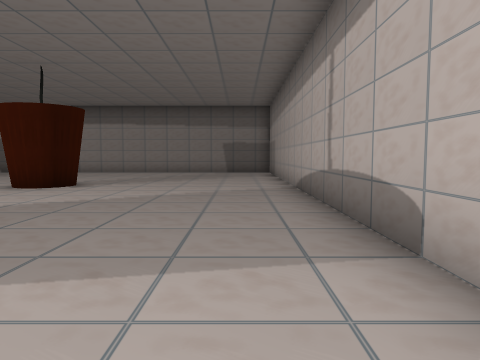
view 1 (above)

24 first-person views from a walk through a Unity game level. The camera is 1.5 m above the floor, tilts 4° down and sees 70° across. The floor is counted in squares, 2 m on a side. Each view is taken from the middle of a square. On the plan, view 1 faces up. The plan holds only what a view shows up to about 11 squares ahead; the rest is blank. The place goes on beyond the plan. The player is left out.

view 2
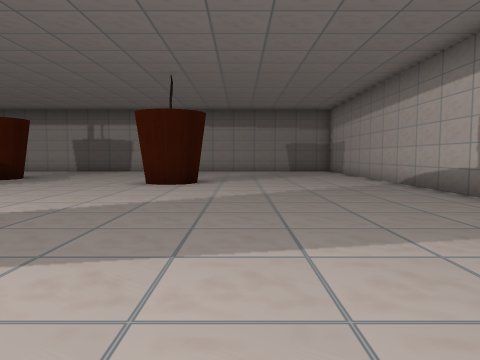

view 3
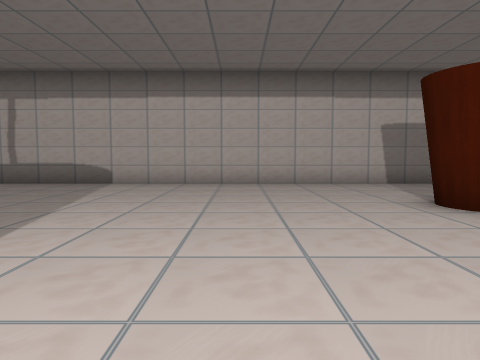

view 4
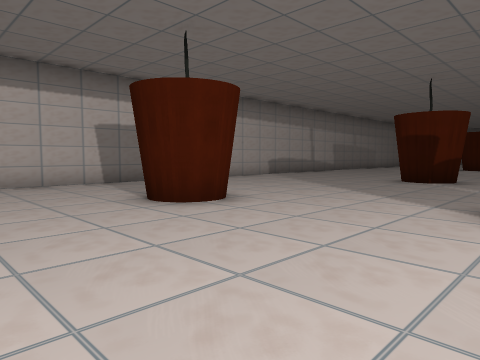

view 5
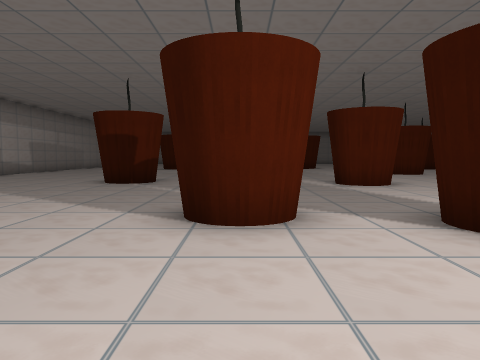

view 6
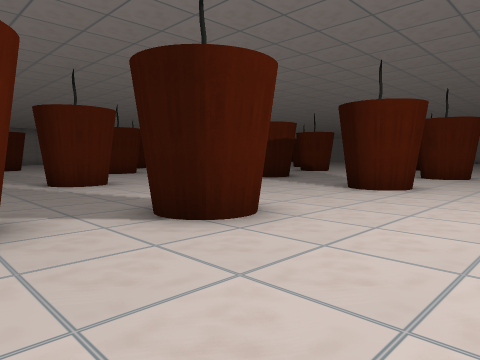

view 7
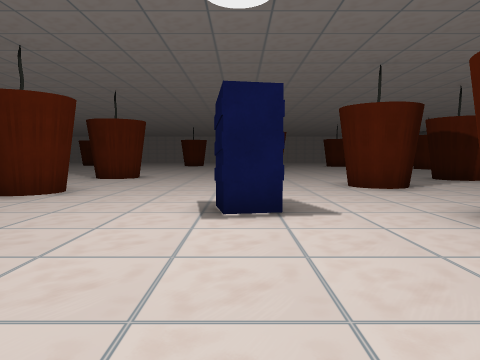

view 8
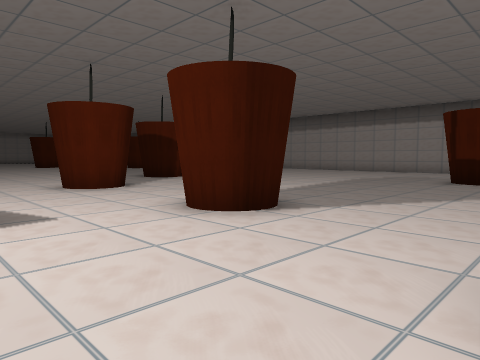

view 9
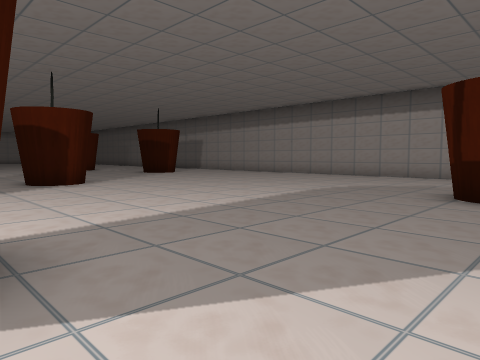

view 10
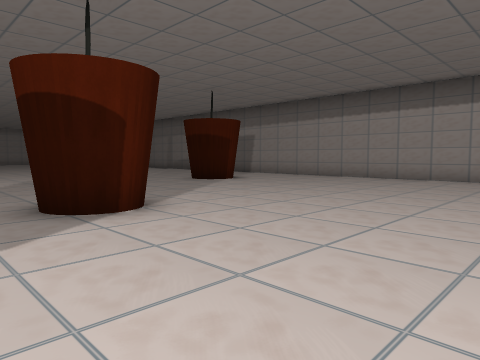

view 11
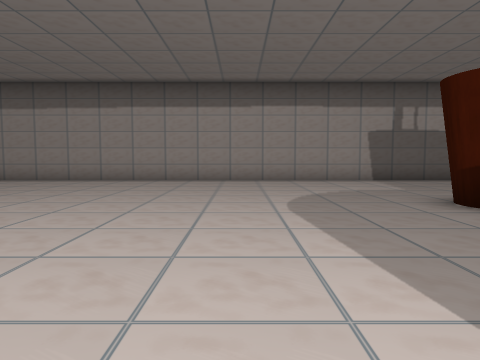

view 12
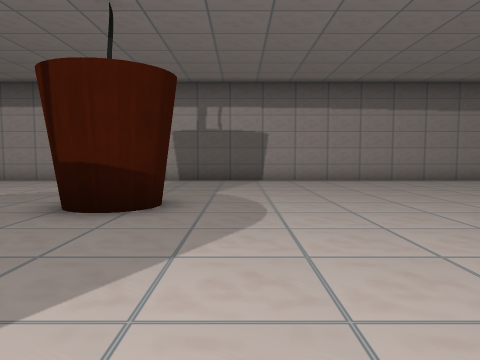

view 13
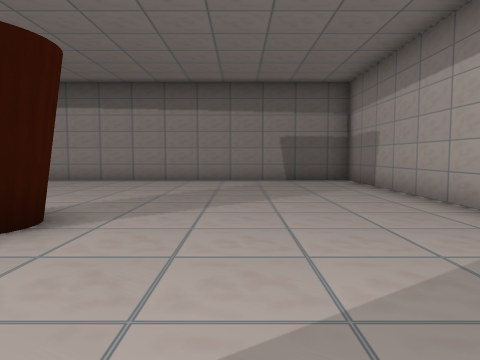

view 14
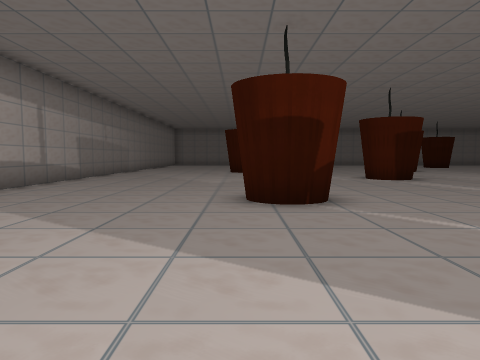

view 15
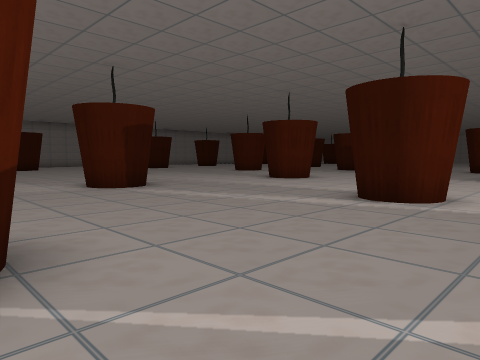

view 16
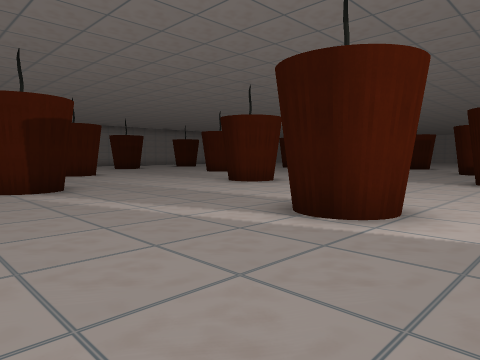

view 17
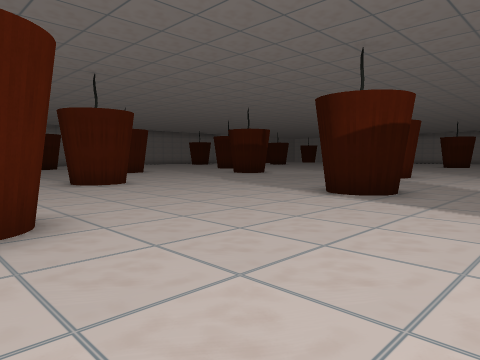

view 18
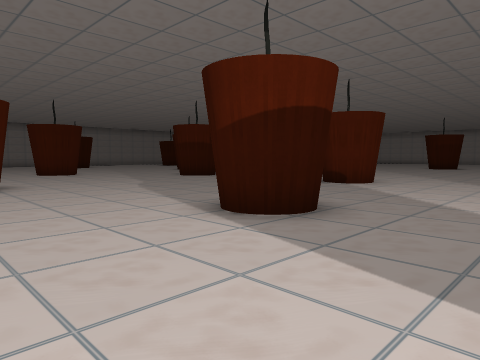

view 19
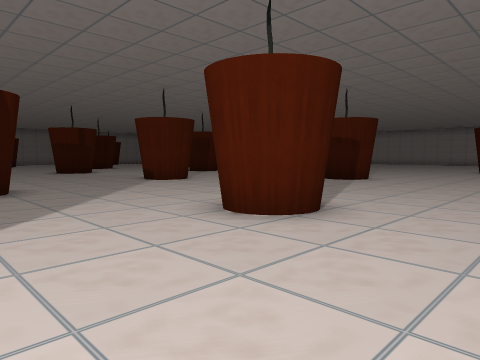

view 20
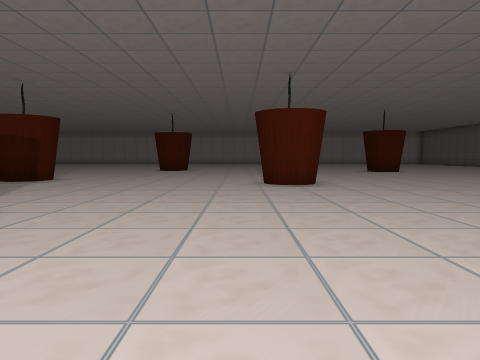

view 21
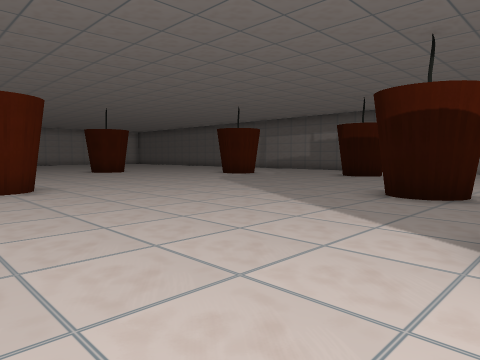

view 22
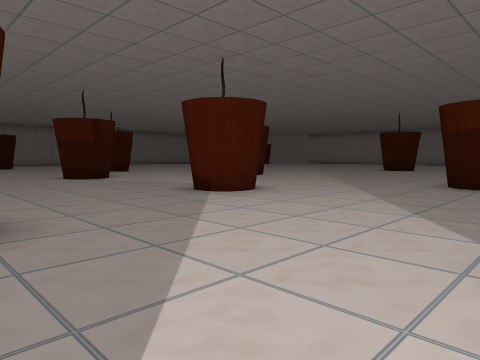

view 23
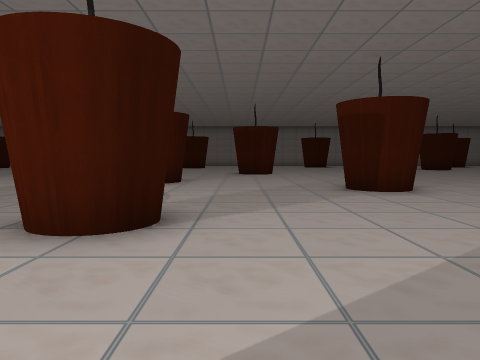

view 24
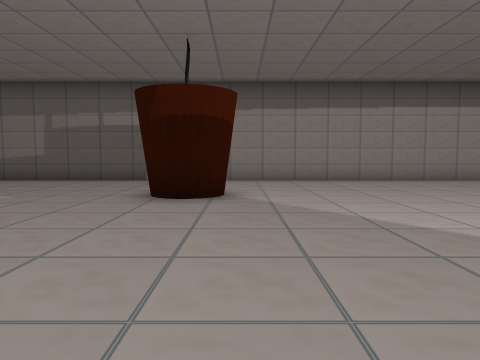

### Floor plan
Key: @ floor where view 1 was taken; # wall or solid block; . floor; O other object.
Columns run from 28 left of view 1 to 2 right of it. Each row starts with its distance up from view 1.
 16 ###  ##########################
 15 ...  .........................#
 14 ...  .........................#
 13 .... .........................#
 12 ...O .........................#
 11  ...O.........................#
 10  ................#O...........#
  9   ..................... ......#
  8    ....................O......#
  7  .......O.....................#
  6 .......O#.....................#
  5 .................... .........#
  4 ...................  .........#
  3 .......... #... ...   ........#
  2 ..........O#...O...    .......#
  1   #................   ........#
  0  O#................  .......@.#
 -1 ............ .O...............#
 -2 ..............................#
 -3 ..............................#
 -4 .........................O....#
 -5 .......#O..OO....O.......#....#
 -6 ......  ....#....OOOOO........#
 -7 ##.................. .......
 -8 O#.................. .......
 -9 ............................
-10 ..........#.................
-11 ..........O.....#O.....O.....
-12 ....O#..........##.....#O....
-13 ..............................
-14 ....................... ......#
-15 O...................... ......#
-16 #............O......... ......#
-17 .....O.......O.....#..  ......#
-18 .....#O.. .........O..
-19 .....     ...   ......

Positions as (right, up) in squares from view 1, and headings:
1: (0, 0), facing up
2: (-3, -1), facing up
3: (-8, -1), facing right
4: (-8, -1), facing down-right
5: (-8, -2), facing down
6: (-8, -2), facing down-left
7: (-9, -1), facing left
8: (-9, -1), facing up-left
9: (-10, 3), facing up-left
10: (-15, 4), facing up-left
11: (-15, 5), facing up
12: (-9, 5), facing up
13: (-2, 5), facing up
14: (-4, -6), facing down
15: (-5, -9), facing down-left
16: (-7, -9), facing down-left
17: (-11, -7), facing down-left
18: (-14, -7), facing down-left
19: (-17, -2), facing down-left
20: (-17, -1), facing left
21: (-18, -1), facing up-left
22: (-18, -6), facing down-left
23: (-25, -8), facing down
24: (-23, 5), facing up
